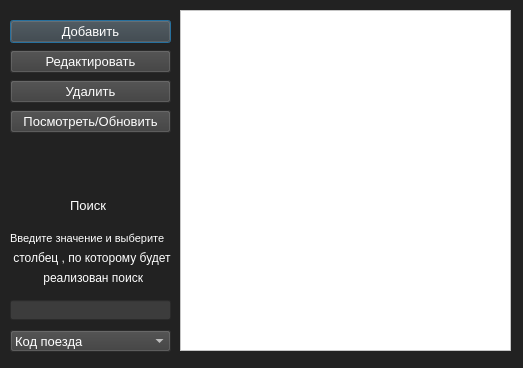
<?xml version="1.0" encoding="UTF-8"?>
<ui version="4.0">
 <class>train</class>
 <widget class="QDialog" name="train">
  <property name="geometry">
   <rect>
    <x>0</x>
    <y>0</y>
    <width>523</width>
    <height>368</height>
   </rect>
  </property>
  <property name="windowTitle">
   <string>Поезда</string>
  </property>
  <property name="styleSheet">
   <string notr="true">background-color: rgb(34,34, 34);</string>
  </property>
  <widget class="QTableView" name="tableView">
   <property name="geometry">
    <rect>
     <x>180</x>
     <y>10</y>
     <width>331</width>
     <height>341</height>
    </rect>
   </property>
   <property name="font">
    <font>
     <pointsize>10</pointsize>
    </font>
   </property>
   <property name="styleSheet">
    <string notr="true">background-color: rgb(255, 255, 255);
color: rgb(8, 8, 8);</string>
   </property>
  </widget>
  <widget class="QPushButton" name="pushButton">
   <property name="geometry">
    <rect>
     <x>10</x>
     <y>20</y>
     <width>161</width>
     <height>23</height>
    </rect>
   </property>
   <property name="font">
    <font>
     <pointsize>10</pointsize>
    </font>
   </property>
   <property name="styleSheet">
    <string notr="true">background-color: rgb(60, 60,60);
color: rgb(255, 255, 255);</string>
   </property>
   <property name="text">
    <string>Добавить</string>
   </property>
  </widget>
  <widget class="QPushButton" name="pushButton_2">
   <property name="geometry">
    <rect>
     <x>10</x>
     <y>50</y>
     <width>161</width>
     <height>23</height>
    </rect>
   </property>
   <property name="font">
    <font>
     <pointsize>10</pointsize>
    </font>
   </property>
   <property name="styleSheet">
    <string notr="true">background-color: rgb(60, 60,60);
color: rgb(255, 255, 255);</string>
   </property>
   <property name="text">
    <string>Редактировать</string>
   </property>
  </widget>
  <widget class="QPushButton" name="pushButton_3">
   <property name="geometry">
    <rect>
     <x>10</x>
     <y>80</y>
     <width>161</width>
     <height>23</height>
    </rect>
   </property>
   <property name="font">
    <font>
     <pointsize>10</pointsize>
    </font>
   </property>
   <property name="styleSheet">
    <string notr="true">background-color: rgb(60, 60,60);
color: rgb(255, 255, 255);</string>
   </property>
   <property name="text">
    <string>Удалить</string>
   </property>
  </widget>
  <widget class="QPushButton" name="pushButton_4">
   <property name="geometry">
    <rect>
     <x>10</x>
     <y>110</y>
     <width>161</width>
     <height>23</height>
    </rect>
   </property>
   <property name="font">
    <font>
     <pointsize>10</pointsize>
    </font>
   </property>
   <property name="styleSheet">
    <string notr="true">background-color: rgb(60, 60,60);
color: rgb(255, 255, 255);</string>
   </property>
   <property name="text">
    <string>Посмотреть/Обновить</string>
   </property>
  </widget>
  <widget class="QLineEdit" name="lineEdit">
   <property name="geometry">
    <rect>
     <x>10</x>
     <y>300</y>
     <width>161</width>
     <height>20</height>
    </rect>
   </property>
   <property name="font">
    <font>
     <pointsize>10</pointsize>
    </font>
   </property>
   <property name="styleSheet">
    <string notr="true">background-color: rgb(60, 60,60);
color: rgb(255, 255, 255);</string>
   </property>
  </widget>
  <widget class="QComboBox" name="comboBox">
   <property name="geometry">
    <rect>
     <x>10</x>
     <y>330</y>
     <width>161</width>
     <height>22</height>
    </rect>
   </property>
   <property name="font">
    <font>
     <pointsize>10</pointsize>
    </font>
   </property>
   <property name="styleSheet">
    <string notr="true">background-color: rgb(60, 60,60);
color: rgb(255, 255, 255);</string>
   </property>
   <item>
    <property name="text">
     <string>Код поезда</string>
    </property>
   </item>
   <item>
    <property name="text">
     <string>Тип поезда</string>
    </property>
   </item>
   <item>
    <property name="text">
     <string>Количество вагонов</string>
    </property>
   </item>
   <item>
    <property name="text">
     <string>Цена билета</string>
    </property>
   </item>
  </widget>
  <widget class="QLabel" name="label">
   <property name="geometry">
    <rect>
     <x>70</x>
     <y>190</y>
     <width>41</width>
     <height>31</height>
    </rect>
   </property>
   <property name="font">
    <font>
     <pointsize>10</pointsize>
    </font>
   </property>
   <property name="styleSheet">
    <string notr="true">color: rgb(255, 255, 255);</string>
   </property>
   <property name="text">
    <string>Поиск</string>
   </property>
  </widget>
  <widget class="QLabel" name="label_4">
   <property name="geometry">
    <rect>
     <x>40</x>
     <y>270</y>
     <width>121</width>
     <height>16</height>
    </rect>
   </property>
   <property name="styleSheet">
    <string notr="true">color: rgb(255, 255, 255);</string>
   </property>
   <property name="text">
    <string> реализован поиск</string>
   </property>
  </widget>
  <widget class="QLabel" name="label_2">
   <property name="geometry">
    <rect>
     <x>10</x>
     <y>230</y>
     <width>161</width>
     <height>16</height>
    </rect>
   </property>
   <property name="font">
    <font>
     <pointsize>8</pointsize>
    </font>
   </property>
   <property name="styleSheet">
    <string notr="true">color: rgb(255, 255, 255);</string>
   </property>
   <property name="text">
    <string>Введите значение и выберите</string>
   </property>
  </widget>
  <widget class="QLabel" name="label_3">
   <property name="geometry">
    <rect>
     <x>10</x>
     <y>250</y>
     <width>161</width>
     <height>16</height>
    </rect>
   </property>
   <property name="styleSheet">
    <string notr="true">color: rgb(255, 255, 255);</string>
   </property>
   <property name="text">
    <string> столбец , по которому будет </string>
   </property>
  </widget>
 </widget>
 <resources/>
 <connections/>
</ui>
